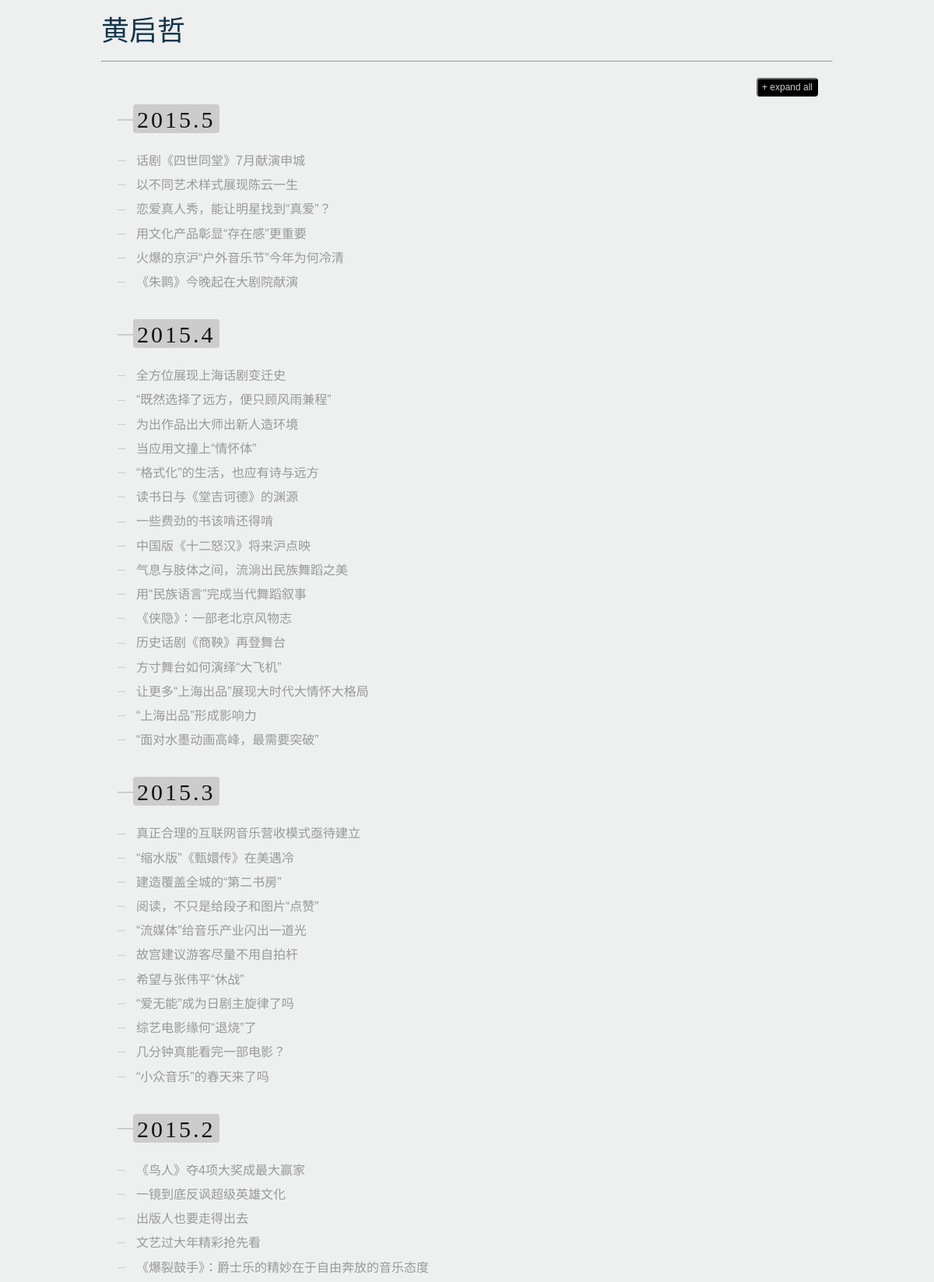
The page / (upper part) on the database its author committed.
### timeline/models.py (models this page shows, shortened)
class News(models.Model):
	cache = models.CharField(max_length = 16,primary_key = True)
	title = models.CharField(max_length = 100)
	link = models.CharField(max_length = 100)
	dateTime = models.DateTimeField()
	snippet = models.TextField()
	class Meta:
		ordering = ['-dateTime']
		get_latest_by = 'dateTime'

### timeline/views.py (the view)
# urls.py: url(r'^$', 'timeline.views.home'),
def home(request):
    news = News.objects.order_by('-dateTime')[:80]
    monthlyCluster = []
    for k,v in groupby(news, key = lambda x:"%d.%d" % (x.dateTime.year, x.dateTime.month)):
    	monthlyCluster.append(Series(k, list(v)))
    """
    for p in post_list:
    	p.uniqueid = '"' + p.cache + "EX"  + '"'
    	p.cache = '"' + p.cache  + '"'
    """
    return render(request, 'home.html', {'monthlyCluster' : monthlyCluster})

### timeline/templates/home.html (shortened to what this page needs)
<!DOCTYPE html>
<html xmlns="http://www.w3.org/1999/xhtml">
<head>
<link rel="stylesheet" href="/static/css/demo.css" type="text/css" media="screen">
<link rel="stylesheet" href="/static/css/timeliner.css" type="text/css" media="screen">
<link rel="stylesheet" href="/static/css/responsive.css" type="text/css" media="screen">
</head>
<body>
<div class="container">
<h1>黄启哲</h1>
<br>
<hr></hr>
<div id="timeline" class="timeline-container">
<button class="timeline-toggle">+ expand all</button>
{% for month in monthlyCluster %}
<div class="timeline-wrapper">
<h2 class="timeline-time"><span>{{ month.date }}</span></h2>
<dl class="timeline-series">
{% for post in month.content %}
<dt id="{{ post.cache }}" class="timeline-event">
<a>{{ post.title }}</a>
</dt>
{% endfor %}
</dl>
</div>
{% endfor %}
</div>
<p>&nbsp;</p>
<br>
<br>
</div>
</body>
</html>

### timeline/static/css/demo.css (style rules this page uses)
body { background-color: #eeefef; color: #2f2f2f; font-size: 62.5%; font-family: Arial, Helvetica, sans-serif; margin: 0; padding: 0; }
.container { width: 940px; margin-left: auto; margin-right: auto; padding: 10px; *zoom: 1; }
h1 { color: #12354b; font-size: 36px; font-weight: 400; margin: 0; }
h2 { font-size: 22px; font-weight: 400; margin: 5px 0; letter-spacing: .1em; }

### timeline/static/css/timeliner.css (style rules this page uses)
.timeline-container { border-left: 2px solid #ccc; margin: 20px auto; width: 900px; }
.timeline-toggle { background: #000; border-color: #161616; -webkit-border-radius: 4px; -moz-border-radius: 4px; border-radius: 4px; color: #ccc; cursor: pointer; float: right; font-size: 12px; margin-right: 0; padding: 3px 5px; white-space: nowrap; }
.timeline-wrapper { clear: left; float: left; margin: 0 0 12px; width: 900px; }
.timeline-wrapper h2 { background: url(../images/timeline_century_tick.gif) left center no-repeat; font-family: Palatino, "Times New Roman", Times, serif; cursor: pointer; font-size: 3em; font-weight: 400; margin: 0 0 10px; padding: 4px 4px 4px 20px; }
.timeline-wrapper h2 span { background: #ccc; -webkit-border-radius: 4px; -moz-border-radius: 4px; border-radius: 4px; color: #131313; letter-spacing: 0.1em; line-height: 1.7em; padding: 3px 5px 1px; }
.timeline-series { clear: left; float: left; margin: 0 12px 0 0; padding: 4px 4px 4px 0; position: relative; width: 880px; }
.timeline-series dt { background: url(../images/timeline_decade_tick.gif) left center no-repeat; clear: left; font-size: 1.6em; list-style-type: none; line-height: 1.2em; margin: 0 0 12px; padding: 0 0 0 24px; white-space: nowrap; }
.timeline-series dt a { color: #999; cursor: pointer; }

### rows shown on the page
News: title "话剧《四世同堂》7月献演申城"
News: title "以不同艺术样式展现陈云一生"
News: title "恋爱真人秀，能让明星找到“真爱”？"
News: title "用文化产品彰显“存在感”更重要"
News: title "火爆的京沪“户外音乐节”今年为何冷清"
News: title "《朱鹮》今晚起在大剧院献演"
News: title "全方位展现上海话剧变迁史"
News: title "“既然选择了远方，便只顾风雨兼程”"
News: title "为出作品出大师出新人造环境"
News: title "当应用文撞上“情怀体”"
News: title "“格式化”的生活，也应有诗与远方"
News: title "读书日与《堂吉诃德》的渊源"
News: title "一些费劲的书该啃还得啃"
News: title "中国版《十二怒汉》将来沪点映"
News: title "气息与肢体之间，流淌出民族舞蹈之美"
News: title "用“民族语言”完成当代舞蹈叙事"
News: title "《侠隐》：一部老北京风物志"
News: title "历史话剧《商鞅》再登舞台"
News: title "方寸舞台如何演绎“大飞机”"
News: title "让更多“上海出品”展现大时代大情怀大格局"
News: title "“上海出品”形成影响力"
News: title "“面对水墨动画高峰，最需要突破”"
News: title "真正合理的互联网音乐营收模式亟待建立"
News: title "“缩水版”《甄嬛传》在美遇冷"
News: title "建造覆盖全城的“第二书房”"
News: title "阅读，不只是给段子和图片“点赞”"
News: title "“流媒体”给音乐产业闪出一道光"
News: title "故宫建议游客尽量不用自拍杆"
News: title "希望与张伟平“休战”"
News: title "“爱无能”成为日剧主旋律了吗"
News: title "综艺电影缘何“退烧”了"
News: title "几分钟真能看完一部电影？"
News: title "“小众音乐”的春天来了吗"
News: title "《鸟人》夺4项大奖成最大赢家"
News: title "一镜到底反讽超级英雄文化"
News: title "出版人也要走得出去"
News: title "文艺过大年精彩抢先看"
News: title "《爆裂鼓手》：爵士乐的精妙在于自由奔放的音乐态度"

### other values the page prints
{{ month.date }} "2015.5" "2015.4" "2015.3" "2015.2"
